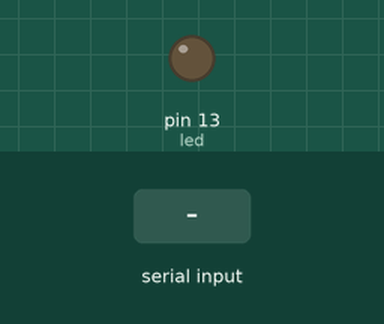
Simulated run of this sketch. Board: Arduino Uno, built with avr-gcc and run on an emulated ATmega328P. Parts: output pins drawn as LEDs (lit = HIGH). The inputs (shaded band) are chosen by the test bench.

Above: at 1.2 s.
1.3 s: "1" received over Serial
At 3.5 s:
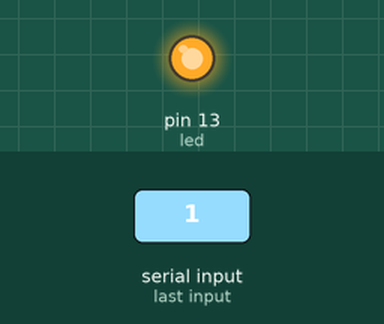
3.8 s: "0" received over Serial
At 5.6 s:
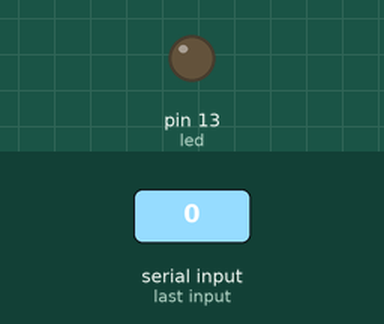
Timing chart, 0 to 7.1 s (numbered marks = the images above; inputs shaded):
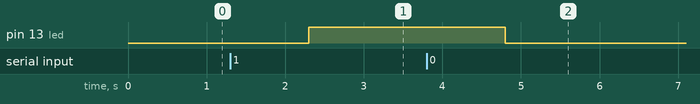

The sketch:

Blynk.ino
```cpp
int led = 13;

void setup() {
  // put your setup code here, to run once:
  pinMode(led,OUTPUT);
  Serial.begin(9600);
}

void loop() {
  // put your main code here, to run repeatedly:
  while(Serial.available()>0){
    String value = Serial.readString();
    if(value=="1"){
      digitalWrite(led,HIGH);
    }
    else if(value=="0"){
      digitalWrite(led,LOW);
    }
  }
}
```

Measured:
- after the input at 1.3 s, pin 13 (led): LOW → HIGH after 1.0 s
- after the input at 3.8 s, pin 13 (led): HIGH → LOW after 1.0 s
